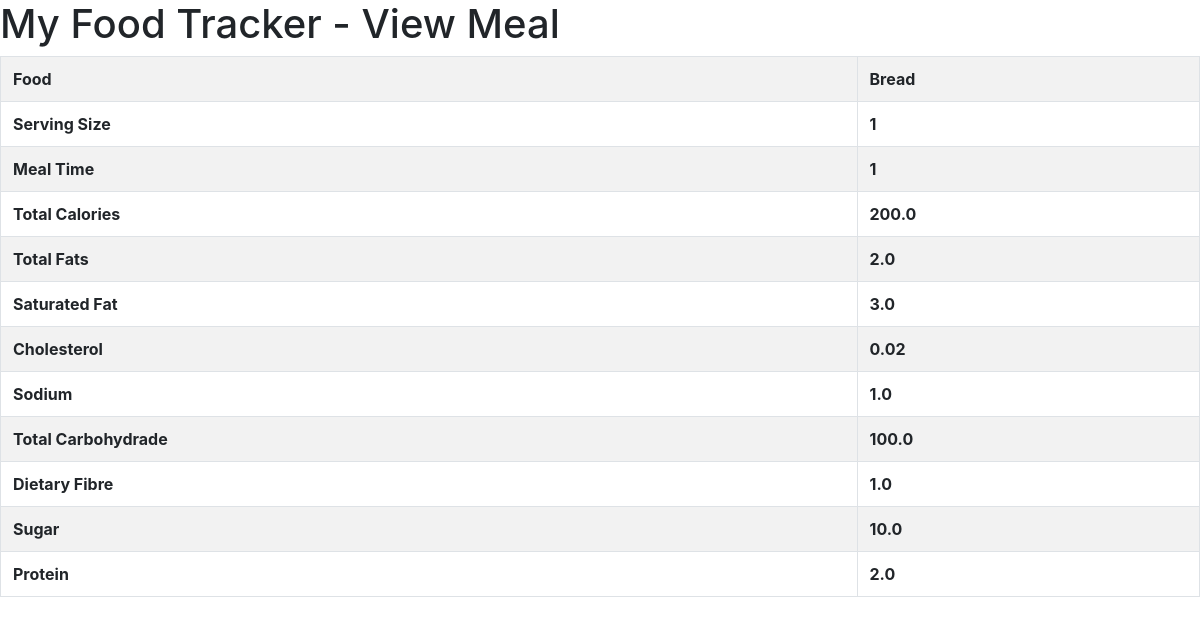
The page /view_meal/1 on the database its author committed.
### food/models.py (models this page shows, shortened)
class Meal(models.Model):
	BREAKFAST = 1
	MORNING_SNACK = 2
	LUNCH = 3
	AFTERNOON_SNACK = 4
	DINNER = 5
	EVENING_SNACK = 6
	MEAL_TIME_TYPES = (
		(BREAKFAST, "Breakfast"),
		(LUNCH, "Lunch"),
		(AFTERNOON_SNACK, "Afternoon Snack"),
		(DINNER, "Dinner"),
		(EVENING_SNACK, "Evening Snack")
	)
	food = models.ForeignKey(Food, verbose_name="Food",on_delete = models.CASCADE)
	serving_size = models.IntegerField(verbose_name="Serving Size")
	meal_time = models.IntegerField(verbose_name="Meal Time", choices=MEAL_TIME_TYPES)
	def get_total_calories(self):
		return self.serving_size * self.food.calories
	def get_total_fats(self):
		return self.serving_size * self.food.total_fat
	def get_total_saturated_fat(self):
		return self.serving_size * self.food.saturated_fat
	def get_total_cholesterol(self):
		return self.serving_size * self.food.cholesterol
	def get_total_sodium(self):
		return self.serving_size * self.food.sodium
	def get_total_carbohydrate(self):
		return self.serving_size * self.food.total_carbohydrate
	def get_total_dietary_fibre(self):
		return self.serving_size * self.food.dietary_fibre
	def get_total_sugar(self):
		return self.serving_size * self.food.sugar
	def get_total_protein(self):
		return self.serving_size * self.food.protein

class Food(models.Model):
	name = models.CharField(verbose_name="Food Name", max_length=200)
	calories = models.FloatField(verbose_name="Calories (kcal)")
	total_fat = models.FloatField(verbose_name="Total Fat (g)")
	saturated_fat = models.FloatField(verbose_name="Saturated Fat (g)")
	cholesterol = models.FloatField(verbose_name="Cholesterol (mg)")
	sodium = models.FloatField(verbose_name="Sodium (mg)")
	total_carbohydrate = models.FloatField(verbose_name="Total Carbohydrate (g)")
	dietary_fibre = models.FloatField(verbose_name="Dietary Fibre (g)")
	sugar = models.FloatField(verbose_name="Sugar (g)")
	protein = models.FloatField(verbose_name="Protein (g)")
	def __str__(self):
		return "%s" % self.name

### food/views.py (the view)
# urls.py: url(r'^view_meal/(?P<meal_id>\d+)$', view_meal, name='view-meal'),
def view_meal(request, meal_id):
	template = "view_meal.html"
	meal = Meal.objects.get(id=int(meal_id))
	context = {
		'meal': meal,
	}
	return render(request, template, context)

### templates/view_meal.html (shortened to what this page needs)
<html>
	<head>
		<link rel="stylesheet" href="https://stackpath.bootstrapcdn.com/bootstrap/4.3.1/css/bootstrap.min.css">
	</head>
	<body>
		<h1>My Food Tracker - View Meal</h1>
			<table class="table table-bordered table-striped">
				<tbody>
					<tr>
						<th>Food</th>
						<th>{{ meal.food }}</th>
					</tr>
					<tr>
						<th>Serving Size</th>
						<th>{{ meal.serving_size }}</th>
					</tr>
					<tr>
						<th>Meal Time</th>
						<th>{{ meal.meal_time }}</th>
					</tr>
					<tr>
						<th>Total Calories</th>
						<th>{{ meal.get_total_calories }}</th>
					</tr>
					<tr>
						<th>Total Fats</th>
						<th>{{ meal.get_total_fats }}</th>
					</tr>
					<tr>
						<th>Saturated Fat</th>
						<th>{{ meal.get_total_saturated_fat }}</th>
					</tr>
					<tr>
						<th>Cholesterol</th>
						<th>{{ meal.get_total_cholesterol }}</th>
					</tr>
					<tr>
						<th>Sodium</th>
						<th>{{ meal.get_total_sodium }}</th>
					</tr>
					<tr>
						<th>Total Carbohydrade</th>
						<th>{{ meal.get_total_carbohydrate }}</th>
					</tr>
					<tr>
						<th>Dietary Fibre</th>
						<th>{{ meal.get_total_dietary_fibre }}</th>
					</tr>
					<tr>
						<th>Sugar</th>
						<th>{{ meal.get_total_sugar }}</th>
					</tr>
					<tr>
						<th>Protein</th>
						<th>{{ meal.get_total_protein }}</th>
					</tr>
				</tbody>
			</table>
	</body>
</html>

### rows shown on the page
Meal: food "Bread", serving_size "1", meal_time "1", get_total_calories "200.0", get_total_fats "2.0", get_total_saturated_fat "3.0", get_total_cholesterol "0.02", get_total_sodium "1.0", get_total_carbohydrate "100.0", get_total_dietary_fibre "1.0", get_total_sugar "10.0", get_total_protein "2.0"
